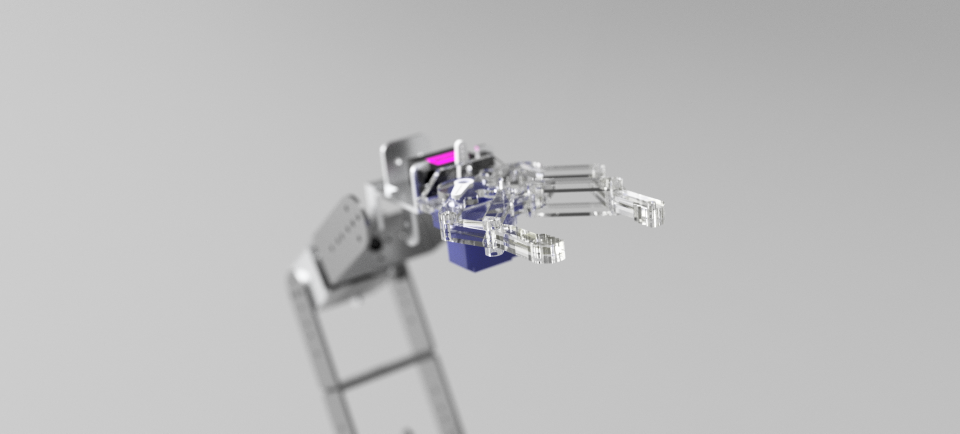
#> input picture olaola.png, 1920 x 867 px, given in place of the camera (shown at 1/2 size)
$ python THE-FINAL-PRODUCT-PYTHON.py
#> lines starting #> are read from the running program, lines starting #| are printed output that depends on the picture; after the words box and inside, x2 and y2 are one past the last pixel; in counts of white or black regions, pixels touching at a corner belong together
import cv2
import numpy as np
import serial

ser = serial.Serial('COM7', baudrate=9600, timeout=1, write_timeout=1)

lower_blue = np.array([90, 50, 70])
upper_blue = np.array([130, 255, 255])

lower_red_1 = np.array([0, 50, 70])
upper_red_1 = np.array([10, 255, 255])
lower_red_2 = np.array([170, 50, 70])
upper_red_2 = np.array([180, 255, 255])

lower_green = np.array([40, 50, 50])
upper_green = np.array([80, 255, 255])

def detect_color(frame):
    hsv = cv2.cvtColor(frame, cv2.COLOR_BGR2HSV)

    mask_blue = cv2.inRange(hsv, lower_blue, upper_blue)
    mask_red_1 = cv2.inRange(hsv, lower_red_1, upper_red_1)
    mask_red_2 = cv2.inRange(hsv, lower_red_2, upper_red_2)
    mask_red = cv2.add(mask_red_1, mask_red_2)
    mask_green = cv2.inRange(hsv, lower_green, upper_green)

    color_objects = []

    for mask, color in zip([mask_blue, mask_red, mask_green], ['azul', 'vermelho', 'verde']):
        contours, _ = cv2.findContours(mask, cv2.RETR_EXTERNAL, cv2.CHAIN_APPROX_SIMPLE)
        for cnt in contours:
            area = cv2.contourArea(cnt)
            if area > 500:
                x, y, w, h = cv2.boundingRect(cnt)
                cv2.rectangle(frame, (x, y), (x + w, y + h), (0, 255, 0), 2)
                cv2.putText(frame, f'{color} ', (x, y - 10), cv2.FONT_HERSHEY_SIMPLEX, 0.5, (0, 255, 0), 2)
                color_objects.append((color, (x, y, w, h)))

    return frame, color_objects

def update_and_display_color_bases(frame, color_objects):
    color_bases = {
        'azul': None,
        'vermelho': None,
        'verde': None
    }

    for color, (cx, cy, cw, ch) in color_objects:
        if 24 < cx < 100 and 262 < cy < 338:
            color_bases[color] = 1
        elif 148 < cx < 224 and 131 < cy < 207:
            color_bases[color] = 2
        elif 283 < cx < 359 and 100 < cy < 173:
            color_bases[color] = 3
        elif 415 < cx < 493 and 145 < cy < 220:
            color_bases[color] = 4
        elif 543 < cx < 623 and 252 < cy < 328:
            color_bases[color] = 5

    color_info = {}

    for color, base in color_bases.items():
        if base is not None:
            color_info[color] = base

    return frame, color_info

def to_byte(value):
    return str(value).encode()

cap = cv2.VideoCapture(0)

# Variáveis para armazenar a posição da cor azul em cada base branca
azul = 0

# Variáveis para armazenar a posição da cor vermelha em cada base branca
vermelho = 0

# Variáveis para armazenar a posição da cor verde em cada base branca
verde = 0

while True:
    ret, frame = cap.read()
#> frame is the input picture: shape (867, 1920, 3); mean B, G, R 188.8, 188.4, 188.5

    if not ret:
        break

    frame = cv2.flip(frame, 1)
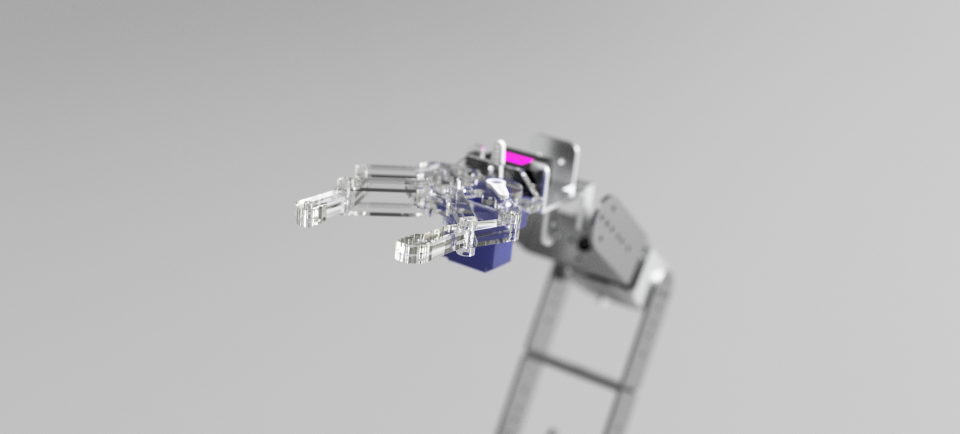
#> frame: shape (867, 1920, 3) (shown at 1/2 size); mean B, G, R 188.8, 188.4, 188.5

    cv2.rectangle(frame, (24, 262), (100, 338), (255, 255, 255), 2)
    cv2.putText(frame, '1', (62, 350), cv2.FONT_HERSHEY_SIMPLEX, 0.5, (0, 0, 255), 2)
#> frame: shape (867, 1920, 3); mean B, G, R 188.9, 188.4, 188.5
    cv2.rectangle(frame, (148, 131), (224, 207), (255, 255, 255), 2)
    cv2.putText(frame, '2', (186, 225), cv2.FONT_HERSHEY_SIMPLEX, 0.5, (0, 0, 255), 2)
#> frame: shape (867, 1920, 3); mean B, G, R 188.9, 188.4, 188.6
    cv2.rectangle(frame, (283, 100), (359, 173), (255, 255, 255), 2)
    cv2.putText(frame, '3', (306, 189), cv2.FONT_HERSHEY_SIMPLEX, 0.5, (0, 0, 255), 2)
#> frame: shape (867, 1920, 3); mean B, G, R 188.9, 188.5, 188.6
    cv2.rectangle(frame, (415, 145), (493, 220), (255, 255, 255), 2)
    cv2.putText(frame, '4', (452, 189), cv2.FONT_HERSHEY_SIMPLEX, 0.5, (0, 0, 255), 2)
#> frame: shape (867, 1920, 3); mean B, G, R 189, 188.5, 188.7
    cv2.rectangle(frame, (543, 252), (623, 328), (255, 255, 255), 2)
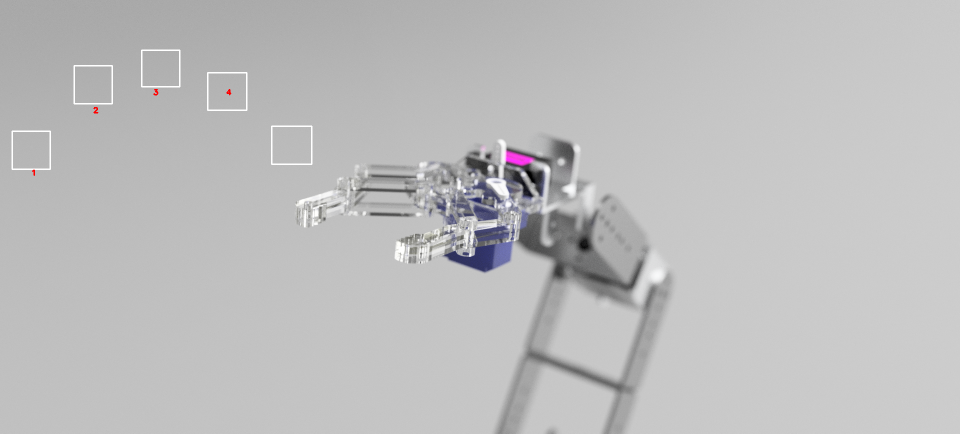
#> frame: shape (867, 1920, 3) (shown at 1/2 size); mean B, G, R 189, 188.6, 188.7
    cv2.putText(frame, '5', (580, 350), cv2.FONT_HERSHEY_SIMPLEX, 0.5, (0, 0, 255), 2)
#> frame: shape (867, 1920, 3); 0.01% of pixels changed, all inside (x1, y1, x2, y2) = (581, 339, 591, 352)

    frame, color_objects = detect_color(frame)
#> in detect_color, `hsv = cv2.cvtColor(frame, cv2.COLOR_BGR2HSV)`: hsv: shape (867, 1920, 3); mean H, S, V 5.1, 1, 189.1
#> in detect_color, `mask_blue = cv2.inRange(hsv, lower_blue, upper_blue)`:
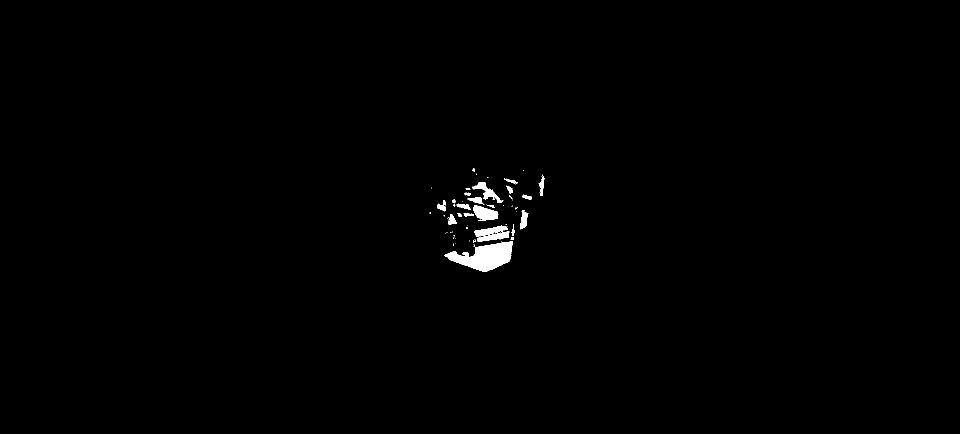
#> mask_blue: shape (867, 1920) (shown at 1/2 size); 0.6% white; 62 white regions (38 under 20 px), largest, box (x1, y1, x2, y2) and area: (888, 483, 1026, 544) 4461, (949, 451, 1019, 484) 1361, (947, 410, 997, 442) 1026
#> in detect_color, `mask_red_1 = cv2.inRange(hsv, lower_red_1, upper_red_1)`:
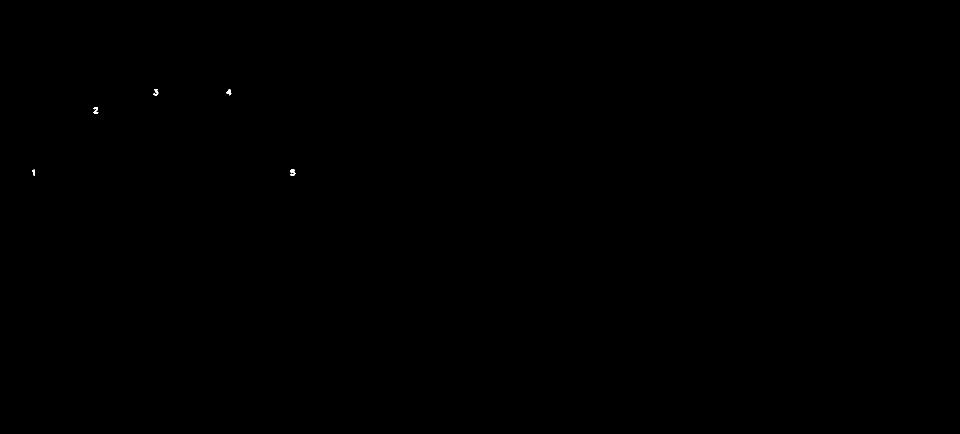
#> mask_red_1: shape (867, 1920) (shown at 1/2 size); 0.02% white; 5 white regions, box (x1, y1, x2, y2) and area: (581, 339, 591, 352) 89, (187, 214, 197, 227) 80, (307, 178, 317, 191) 75, (453, 178, 463, 191) 69, (64, 339, 70, 352) 44
#> in detect_color, `mask_red_2 = cv2.inRange(hsv, lower_red_2, upper_red_2)`: mask_red_2: shape (867, 1920); every value is 0
#> the loop in detect_color, `for mask, color in zip([mask_blue, mask_red, mask_green], ['azul', 've..` made 3 passes
#> color on passes 1 to 3: 'azul', 'vermelho', 'verde'
#> after the loop in detect_color, `for mask, color in zip([mask_blue, mask_red, mask_green], ['azul', 've..`:
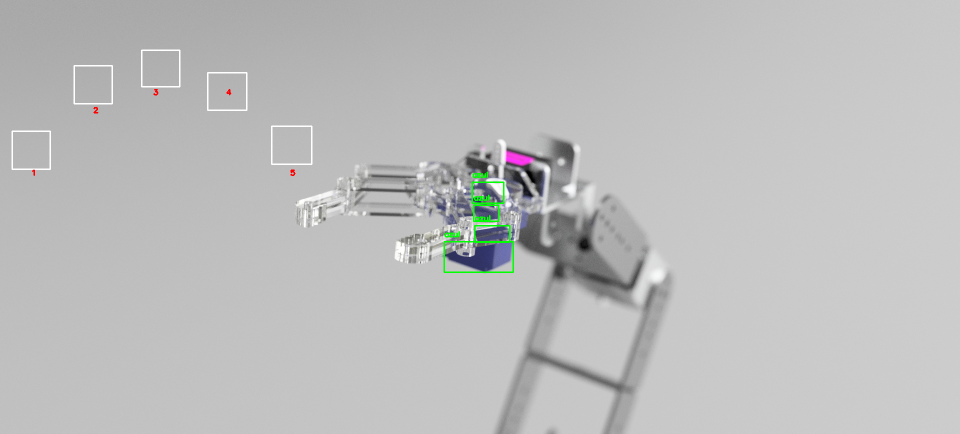
#> frame: shape (867, 1920, 3) (shown at 1/2 size); mean B, G, R 188.6, 188.7, 188.3
#> after the loop in detect_color, `for mask, color in zip([mask_blue, mask_red, mask_green], ['azul', 've..`: color_objects = [('azul', (888, 483, 138, 61)), ('azul', (949, 451, 70, 33)), ('azul', (947, 410, 50, 32)), ('azul', (944, 364, 63, 42))]

    frame, color_info = update_and_display_color_bases(frame, color_objects)
#> the loop in update_and_display_color_bases, `for color, (cx, cy, cw, ch) in color_objects:` made 4 passes
#> after the loop in update_and_display_color_bases, `for color, (cx, cy, cw, ch) in color_objects:`: color_bases = 3 items
#> the loop in update_and_display_color_bases, `for color, base in color_bases.items():` made 3 passes
#> after the loop in update_and_display_color_bases, `for color, base in color_bases.items():`: color_info = 0 items
#> color_info = 0 items

    # Resetando variáveis caso não haja objetos detectados
    azul = 0
    vermelho = 0
    verde = 0

    # Atualizando variáveis com a posição das cores nas bases brancas
    for color, base in color_info.items():
        if color == 'azul':
            azul = base
        elif color == 'vermelho':
            vermelho = base
        elif color == 'verde':
            verde = base
#> this loop made 0 passes

    # Exibindo valores armazenados nas variáveis
    print(f'Azul: {azul}, Vermelho: {vermelho}, Verde: {verde}')

    data = ser.readline()
    print('Resposta %s' % data)
    if data == b'\x01':
        ser.write(to_byte(azul))
    elif data == b'\x02':
        ser.write(to_byte(vermelho))
    elif data == b'\x03':
        ser.write(to_byte(verde))

    cv2.imshow('Color Detection', frame)

    if cv2.waitKey(1) & 0xFF == ord('q'):
#> (key q is pressed here)
        break

cap.release()
cv2.destroyAllWindows()

$ run again, on thunderclaw-semi-montada-sheet-metal v199.png
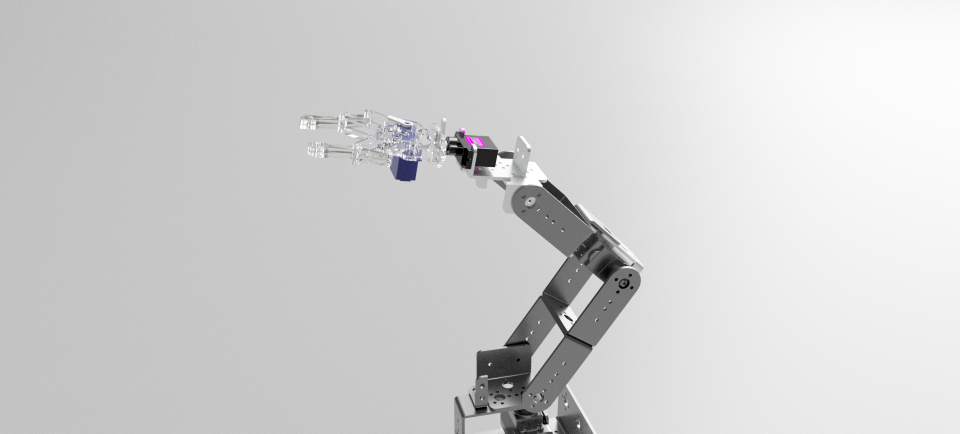
#> input picture thunderclaw-semi-montada-sheet-metal v199.png, 1920 x 867 px, given in place of the camera (shown at 1/2 size)
#> frame is the input picture: shape (867, 1920, 3); mean B, G, R 209.1, 208.9, 209
#> `frame = cv2.flip(frame, 1)`:
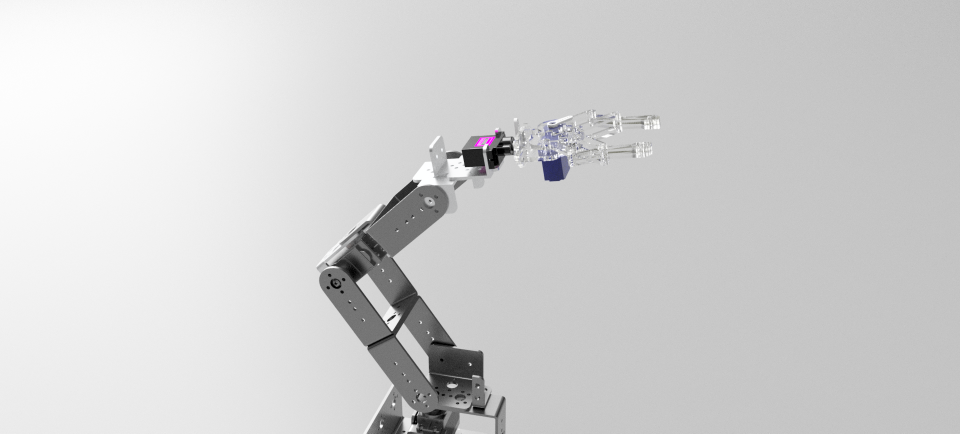
#> frame: shape (867, 1920, 3) (shown at 1/2 size); mean B, G, R 209.1, 208.9, 209
#> hsv: shape (867, 1920, 3); mean H, S, V 2.1, 0.4, 209.1
#> mask_blue: shape (867, 1920); 0.16% white; 74 white regions (69 under 20 px), largest, box (x1, y1, x2, y2) and area: (1077, 312, 1140, 363) 1925, (1088, 264, 1123, 281) 247, (1097, 248, 1126, 266) 151, (1101, 299, 1111, 311) 44, (1094, 301, 1101, 313) 41
#> mask_red_1: shape (867, 1920); 0.02% white; 5 white regions, box (x1, y1, x2, y2) and area: (581, 339, 591, 352) 89, (187, 214, 197, 227) 80, (307, 178, 317, 191) 75, (453, 178, 463, 191) 69, (64, 339, 70, 352) 44
#> mask_red_2: shape (867, 1920); every value is 0
#> the loop in detect_color, `for mask, color in zip([mask_blue, mask_red, mask_green], ['azul', 've..` made 3 passes
#> color on passes 1 to 3: 'azul', 'vermelho', 'verde'
#> after the loop in detect_color, `for mask, color in zip([mask_blue, mask_red, mask_green], ['azul', 've..`:
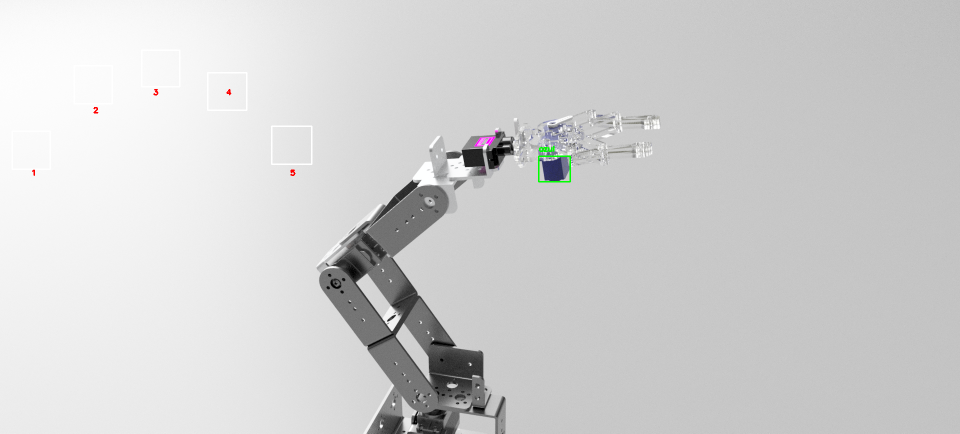
#> frame: shape (867, 1920, 3) (shown at 1/2 size); mean B, G, R 208.9, 208.9, 208.9
#> after the loop in detect_color, `for mask, color in zip([mask_blue, mask_red, mask_green], ['azul', 've..`: color_objects = [('azul', (1077, 312, 63, 51))]
#> the loop in update_and_display_color_bases, `for color, (cx, cy, cw, ch) in color_objects:` made 1 pass
#> after the loop in update_and_display_color_bases, `for color, (cx, cy, cw, ch) in color_objects:`: color_bases = 3 items
#> the loop in update_and_display_color_bases, `for color, base in color_bases.items():` made 3 passes
#> after the loop in update_and_display_color_bases, `for color, base in color_bases.items():`: color_info = 0 items
